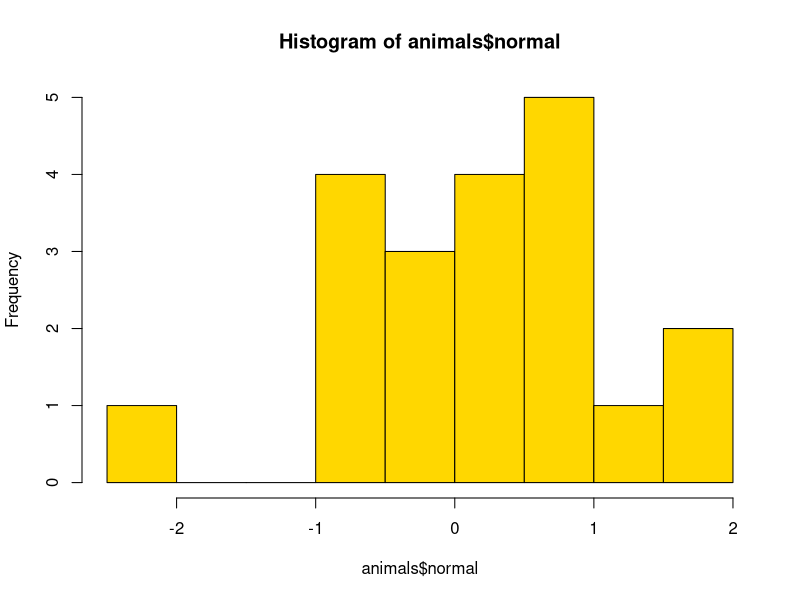

Here is the R script that generated this plot:
my_name = 'Joe'
x = 5
library(knitr)
?summary
numeric_object <- 4
ls() # show us what is in our global environment

welcome_object <- "Welcome to the D-Lab"
ls()

(welcome_object <- "Welcome to Barrows Hall" )

class(numeric_object)

class(welcome_object)

rm(numeric_object)

rm(list = ls()) # wipe the entire environment
ls()

??psych # lead you to coding walkthroughs called “vignettes”

?grep

char2 <- paste("Hey", "momma", "I'm", "a", "string.")
char3 = paste0("Hi", "momma", "I'm", 'a', "string")

(vsc1 = c(4,3,2))
class(vsc1)

vec2 = c(4L, 3L, 12L)
class(vec2)

?c()

dog_name = c("Max", "Lulu", "Wiwi")
class(dog_name)

char <- "This/is/slash/separated/text"
split1 <- strsplit(char, split = "/")
concatate1 <- paste(split1)
split1
concatate1

char2
substr(char2, start=1, stop=4)
substr(char2, 1, 4) <- "Yes"
char2

vector1 = c(3, 12, 18)
vector1
vector1[2]
vector1[3]
vector1[4]
length(vector1)

#generating number sequeces
?seq
seq(from = 1, to = 10, by = 1)
seq(from = 1, to = 10, by = 2)
1:10
55:61


rm(list = ls())

# 20 random numbers from normal distribution
?rnorm
set.seed(1)
normal = rnorm(20, mean=0, sd=1)
normal

?runif
uniform = runif(20, min = 0, max = 1)
uniform

?sample
int_samp = sample(x = 5:100, size=20, replace = F)
int_samp

# sample 20 draws from the vectors
char_samp = sample(x=c("Cat", "Dog", "Pig"), size=20, replace=T)
char_samp

logical_samp = sample(x = c(TRUE, FALSE), size=20, replace=T)
logical_samp
class(logical_samp)

# data Frame = an ordered list of EQUAL LENGTH VECTORS
?data.frame
animals = data.frame(normal, uniform, int_samp, char_samp, logical_samp)
animals

matrix(1:10, nrow=5, ncol=2) # all the data should be same type
my_list = list("Evan", c(1, 5, 9), TRUE)
my_list

?str #structure in R
str(animals)
class(animals)
animals$normal
hist(animals$normal, col="gold")#" peru")
colors()  

dim(animals) #dimensional return rows and columns
head(animals) #first 
head(animals, n = 3)
tail(animals, n = 1) #default is 6
colnames(animals)

# rename columns!
colnames(animals) = c("Pizza", "Ice Cream", "Salad", "Chicken", "Soda")#, "Wine")
colnames(animals) = c("Progress", "Height", "Weight", "Type", "Healthy")
head(animals)
colnames(animals)[3] = c("WEIGHT")
head(animals)

# make a copy
animals2 = animals

# export this
write.csv(animals, file = "my_first_dataframe.csv", row.names = F) #save

getwd() # save here in current working path = default home path


